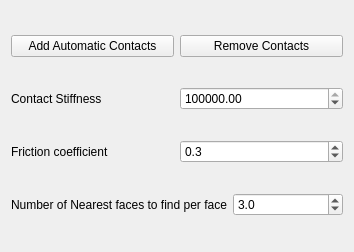
<?xml version="1.0" encoding="UTF-8"?>
<ui version="4.0">
 <class>TaskFemConstraintContact</class>
 <widget class="QWidget" name="TaskFemConstraintContact">
  <property name="geometry">
   <rect>
    <x>0</x>
    <y>0</y>
    <width>354</width>
    <height>252</height>
   </rect>
  </property>
  <property name="windowTitle">
   <string>Form</string>
  </property>
  <layout class="QVBoxLayout" name="verticalLayout_3">
   <item>
    <layout class="QVBoxLayout" name="verticalLayout">
     <item>
      <layout class="QHBoxLayout" name="horizontalLayout_4">
       <item>
        <widget class="QPushButton" name="btnAddContact">
         <property name="text">
          <string>Add Automatic Contacts</string>
         </property>
        </widget>
       </item>
       <item>
        <widget class="QPushButton" name="btnRMContact">
         <property name="text">
          <string>Remove Contacts</string>
         </property>
        </widget>
       </item>
      </layout>
     </item>
    </layout>
   </item>
   <item>
    <layout class="QHBoxLayout" name="horizontalLayout_3">
     <item>
      <widget class="QLabel" name="label">
       <property name="text">
        <string>Contact Stiffness</string>
       </property>
      </widget>
     </item>
     <item>
      <widget class="QDoubleSpinBox" name="spSlope">
       <property name="decimals">
        <number>2</number>
       </property>
       <property name="maximum">
        <double>1000000000.000000000000000</double>
       </property>
       <property name="singleStep">
        <double>1.000000000000000</double>
       </property>
       <property name="value">
        <double>1000000.000000000000000</double>
       </property>
      </widget>
     </item>
    </layout>
   </item>
   <item>
    <layout class="QHBoxLayout" name="horizontalLayout_2">
     <item>
      <widget class="QLabel" name="label_2">
       <property name="text">
        <string>Friction coefficient</string>
       </property>
      </widget>
     </item>
     <item>
      <widget class="QDoubleSpinBox" name="spFriction">
       <property name="decimals">
        <number>1</number>
       </property>
       <property name="maximum">
        <double>1.000000000000000</double>
       </property>
       <property name="singleStep">
        <double>0.100000000000000</double>
       </property>
       <property name="value">
        <double>0.300000000000000</double>
       </property>
      </widget>
     </item>
    </layout>
   </item>
   <item>
    <layout class="QHBoxLayout" name="horizontalLayout">
     <item>
      <widget class="QLabel" name="label_3">
       <property name="text">
        <string>Number of Nearest faces to find per face</string>
       </property>
      </widget>
     </item>
     <item>
      <widget class="QDoubleSpinBox" name="spFaceNum">
       <property name="decimals">
        <number>1</number>
       </property>
       <property name="value">
        <double>3.000000000000000</double>
       </property>
      </widget>
     </item>
    </layout>
   </item>
  </layout>
 </widget>
 <resources/>
 <connections/>
</ui>
